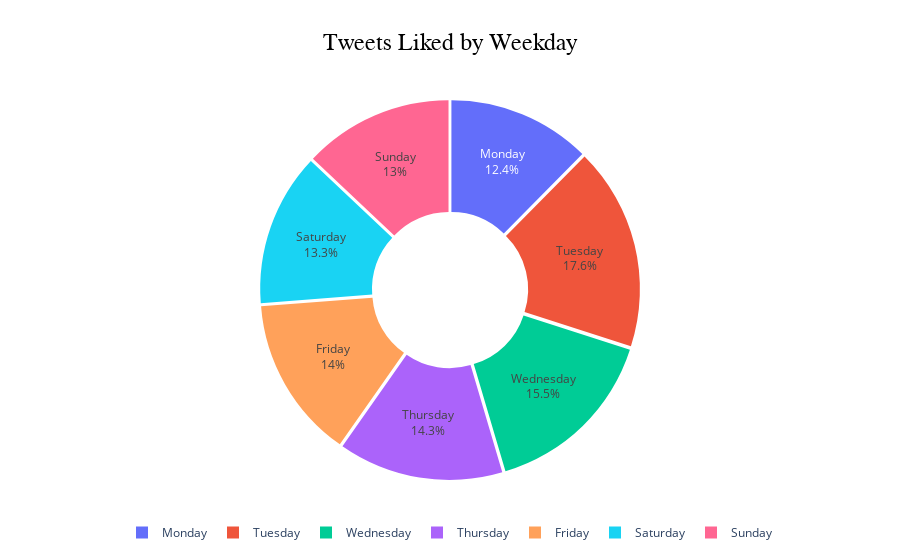

The cell this chart's notebook holds for it:
### Code cell
def plot_combined_donut_chart_ordered_correctly(data_df, date_col = 'StrTime'):
    # Convert 'StrTime' to datetime and extract the weekday name and number
    data_df['WeekdayName'] = data_df[date_col].dt.day_name()
    # Map weekday names to numbers for sorting (Monday=0, ..., Sunday=6)
    weekdays_map = {'Monday': 0, 'Tuesday': 1, 'Wednesday': 2, 'Thursday': 3, 'Friday': 4, 'Saturday': 5, 'Sunday': 6}
    data_df['WeekdayNumber'] = data_df['WeekdayName'].map(weekdays_map)
    
    # Prepare the data: count messages by WeekdayName, ignoring sender
    weekday_distribution = data_df.groupby(['WeekdayName', 'WeekdayNumber']).size().reset_index(name='Count')
    
    # Sort by WeekdayNumber to ensure correct order
    weekday_distribution.sort_values('WeekdayNumber', inplace=True)
    
    # Now that sorting is done, WeekdayNumber is no longer needed
    weekday_distribution = weekday_distribution.drop(columns=['WeekdayNumber'])
    
    # Create Donut chart with a different color scheme
    fig = px.pie(weekday_distribution, names='WeekdayName', values='Count',
                 title="Tweets Liked by Weekday",
                 color_discrete_sequence=px.colors.qualitative.Plotly,
                 hole=0.4)
    
    # Add slight margin between each day for better visualization
    fig.update_traces(textinfo='percent+label', pull=0.02)
    fig.update_layout(height=560, title_x=0.5, title_font = dict(size=24, family="MonaspaceNeon-Regular", color="black"), legend=dict(
    orientation="h", xanchor="center", x=0.5))
    fig.update_traces(sort=False, direction='clockwise')

    fig.show()

# Ensure data_df['StrTime'] is a datetime column before calling the function
plot_combined_donut_chart_ordered_correctly(df, date_col='date')

### Figure 1 — Plotly figure (JSON) as saved in the notebook; plotly's stock layout.template omitted (floating-point values rounded to 4 significant figures)
{"data": [{"direction": "clockwise", "domain": {"x": [0, 1], "y": [0, 1]}, "hole": 0.4, "hovertemplate": "WeekdayName=%{label}<br>Count=%{value}<extra></extra>", "labels": ["Monday", "Tuesday", "Wednesday", "Thursday", "Friday", "Saturday", "Sunday"], "legendgroup": "", "name": "", "pull": 0.02, "showlegend": true, "sort": false, "textinfo": "percent+label", "type": "pie", "values": [130, 184, 162, 150, 147, 139, 136]}], "layout": {"autosize": true, "legend": {"orientation": "h", "tracegroupgap": 0, "x": 0.5, "xanchor": "center", "y": -0.1}, "piecolorway": ["#636EFA", "#EF553B", "#00CC96", "#AB63FA", "#FFA15A", "#19D3F3", "#FF6692", "#B6E880", "#FF97FF", "#FECB52"], "title": {"font": {"color": "black", "family": "MonaspaceNeon-Regular", "size": 24}, "text": "Tweets Liked by Weekday", "x": 0.5}}}
